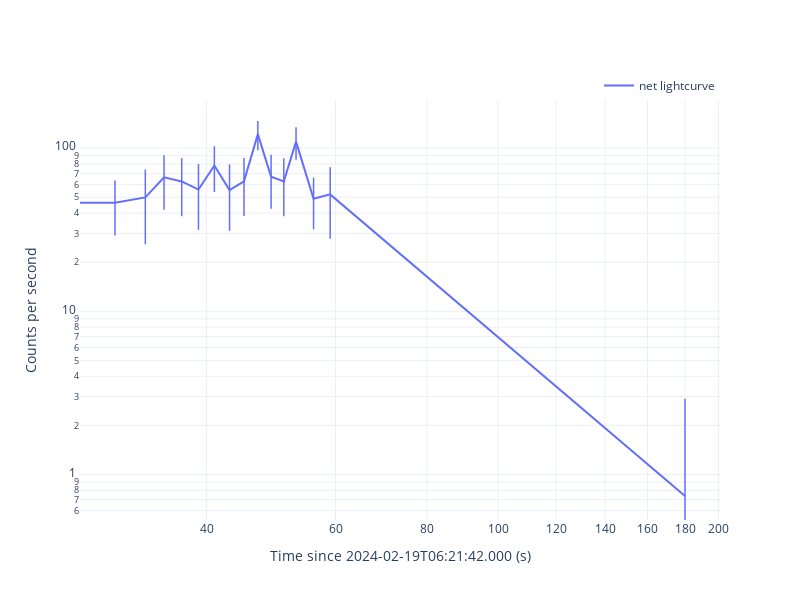

The notebook cell saved with this chart:
### Code cell
gbm_tte.rebin_curve(min_sigma=2)
gbm_tte.extract_rebin_curve(savepath='./n9/curve', loglog=True, show=True)

### Figure 1 — Plotly figure (JSON) as saved in the notebook; plotly's stock layout.template omitted (floating-point values rounded to 4 significant figures)
{"data": [{"error_y": {"array": [2.208, 17.05, 24.15, 24.32, 24.29, 24.22, 24.45, 24.22, 24.29, 24.9, 24.34, 24.3, 24.79, 17.09, 24.2, 2.176], "thickness": 1.5, "type": "data", "width": 0}, "marker": {"size": 0, "symbol": "cross-thin"}, "mode": "lines+markers", "name": "net lightcurve", "showlegend": true, "type": "scatter", "x": [-86, 30, 33, 35, 37, 39, 41, 43, 45, 47, 49, 51, 53, 56, 59, 180], "y": [4.413, 46.25, 49.91, 66.34, 62.57, 55.8, 78.34, 55.39, 62.67, 121.9, 66.86, 62.53, 109.7, 48.94, 52.1, 0.7379]}], "layout": {"height": 600, "legend": {"x": 1, "xanchor": "right", "y": 1, "yanchor": "bottom"}, "width": 800, "xaxis": {"title": {"text": "Time since 2024-02-19T06:21:42.000 (s)"}, "type": "log"}, "yaxis": {"title": {"text": "Counts per second"}, "type": "log"}}}
